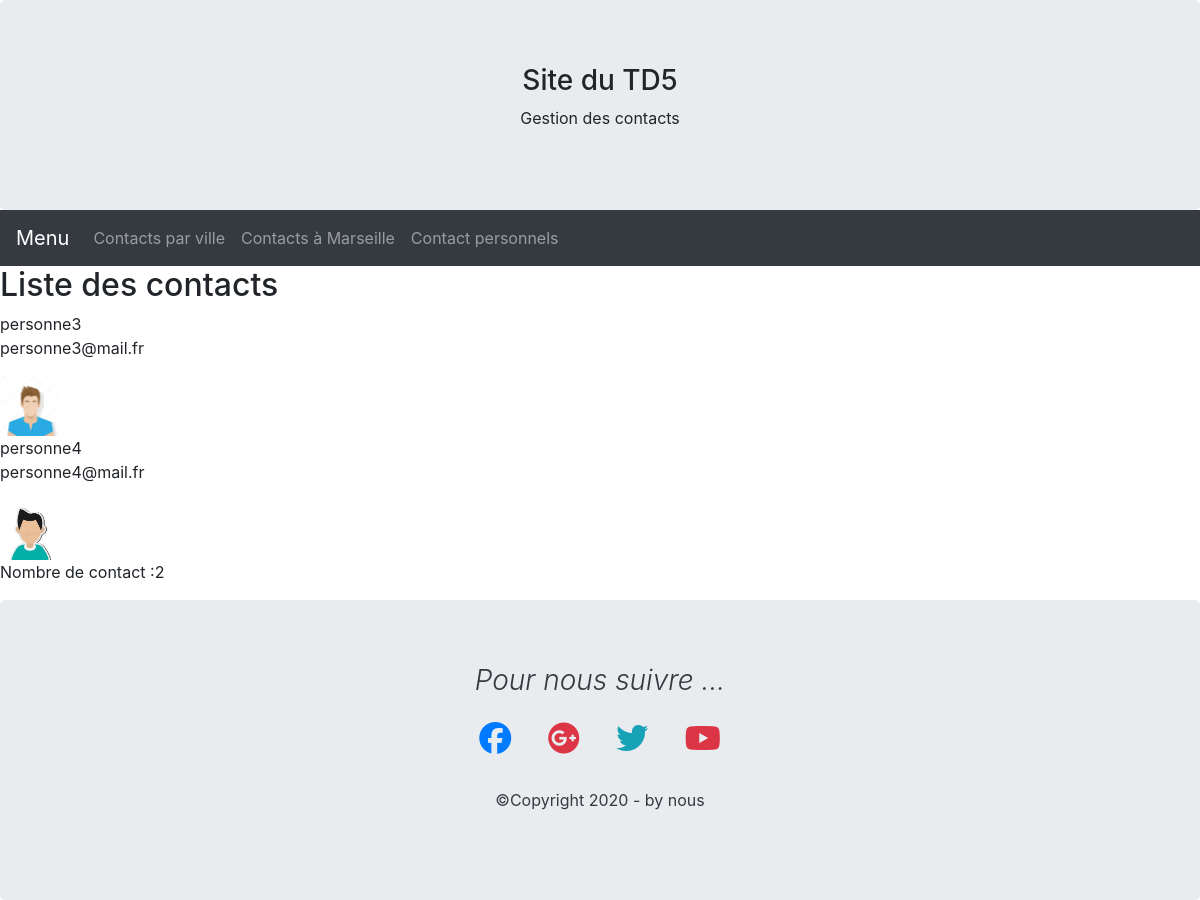
Screenshot of /vueVilleMarseille.php with the database file from the repository.
### tables this page shows
CREATE TABLE contact
(id INT NOT NULL AUTO_INCREMENT,
nom VARCHAR(30) NOT NULL,
mail VARCHAR(50),
photo VARCHAR(30),
idEntreprise int,
PRIMARY KEY (id),
FOREIGN KEY (idEntreprise) REFERENCES entreprise(id)
);

### vueVilleMarseille.php (the view, shortened to what this page needs)
<?php
include "connectBdd.php";
echo "<h2> Liste des contacts </h2> ";
$sql = "SELECT nom,mail,photo FROM contact C join entreprise E on C.idEntreprise = E.id WHERE ville = :ville ";
try{
$resultat = $cnx->prepare($sql);
$resultat->execute(array(":ville"=>"Marseille"));
$tabResultat = $resultat->fetchAll(PDO::FETCH_ASSOC);
$i=0;
foreach($tabResultat as $ligne)
{
echo "<p>".$ligne["nom"]."<br>";
echo $ligne["mail"]."</p>";
echo "<img src=".$ligne["photo"]." width=60>";
$i++;
}
echo "<p>"."Nombre de contact :".$i."</p>";
}
catch(PDOException $e)
{
    print("ERREUR PDO").$e->getMessage();
}
?>

### rows the page displays
contact: nom "personne3", mail "personne3@mail.fr", photo (picture)
contact: nom "personne4", mail "personne4@mail.fr", photo (picture)

### other values shown
$i "2"
